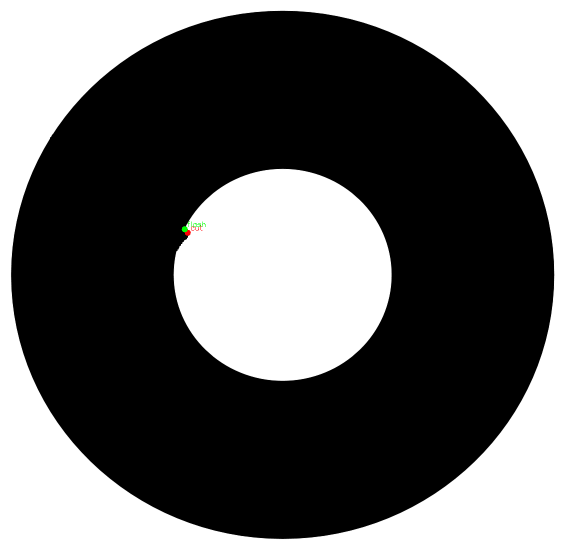
#> input picture output_defect1.png, 1130 x 1100 px (shown at 1/2 size); its folder holds only this picture in this run
$ python detect_ring_defects.py
#> lines starting #> are read from the running program, lines starting #| are printed output that depends on the picture; after the words box and inside, x2 and y2 are one past the last pixel; in counts of white or black regions, pixels touching at a corner belong together
# detect_ring_defects_threshold.py
import cv2
import numpy as np
import glob, os, math
from scipy.signal import savgol_filter

def mad(a):
    a = np.asarray(a)
    return np.median(np.abs(a - np.median(a))) if a.size else 0.0

def radial_profiles(mask, center, n_angles=720, max_r=None):
    h, w = mask.shape
    if max_r is None:
        max_r = int(math.hypot(w, h)) // 2 + 10
    cx, cy = center
    thetas = np.linspace(0, 2 * math.pi, n_angles, endpoint=False)
    r_in = np.zeros(n_angles, dtype=float)
    r_out = np.zeros(n_angles, dtype=float)
    for i, th in enumerate(thetas):
        r_first = None
        r_last = None
        for r in range(0, max_r):
            x = int(round(cx + r * math.cos(th)))
            y = int(round(cy + r * math.sin(th)))
            if x < 0 or y < 0 or x >= w or y >= h:
                break
            val = 1 if mask[y, x] > 0 else 0
            if val == 1 and r_first is None:
                r_first = r
            if val == 1:
                r_last = r
        r_in[i] = np.nan if r_first is None else r_first
        r_out[i] = np.nan if r_last is None else r_last
    return thetas, r_in, r_out

def merge_runs(bool_arr, min_len=4):
    n = len(bool_arr)
    runs = []
    extended = np.concatenate([bool_arr, bool_arr])
    i = 0
    while i < len(extended):
        if extended[i]:
            start = i
            while i < len(extended) and extended[i]:
                i += 1
            end = i
            if end - start >= min_len:
                s = start % n
                e = (end - 1) % n
                runs.append((s, e))
        else:
            i += 1
    cleaned = []
    for (s, e) in runs:
        if s <= e:
            length = e - s + 1
            cleaned.append((s, e, length))
        else:
            length = (n - s) + (e + 1)
            cleaned.append((s, e, length))
    return cleaned

def detect_defects_from_profiles(thetas, r_in, r_out, k=4, min_deg_span=1.0):
    n = len(thetas)

    def fillnan(a):
        a = np.array(a, dtype=float)
        mask = np.isnan(a)
        if mask.all():
            return a
        x = np.arange(n)
        a[mask] = np.interp(x[mask], x[~mask], a[~mask])
        return a

    r_in_f = fillnan(r_in)
    r_out_f = fillnan(r_out)

    win = 21 if n >= 21 else (n // 2 * 2 + 1)
    if win < 5:
        win = 5
    try:
        r_in_hat = savgol_filter(r_in_f, win, 2)
        r_out_hat = savgol_filter(r_out_f, win, 2)
    except Exception:
        r_in_hat = r_in_f
        r_out_hat = r_out_f

    e_out = r_out_f - r_out_hat
    e_in = r_in_hat - r_in_f  # positive if inward defect (cut)

    tau_out = k * mad(e_out[~np.isnan(e_out)])
    tau_in = k * mad(e_in[~np.isnan(e_in)])

    mask_out = (np.abs(e_out) > tau_out) & (~np.isnan(e_out))
    mask_in = (np.abs(e_in) > tau_in) & (~np.isnan(e_in))

    samples_per_deg = n / 360.0
    min_len = max(2, int(np.ceil(min_deg_span * samples_per_deg)))
    runs_out = merge_runs(mask_out, min_len=min_len)
    runs_in = merge_runs(mask_in, min_len=min_len)

    defects = []
    # Outer edge defects
    for (s, e, l) in runs_out:
        idxs = [(s + i) % n for i in range(l)]
        vals = e_out[idxs]
        idx = idxs[int(np.argmax(np.abs(vals)))]
        defect_type = "flash" if e_out[idx] > 0 else "cut"
        defects.append({'edge': 'outer', 'peak_idx': idx, 'depth': float(vals.max()), 'type': defect_type})
    # Inner edge defects
    for (s, e, l) in runs_in:
        idxs = [(s + i) % n for i in range(l)]
        vals = e_in[idxs]
        idx = idxs[int(np.argmax(np.abs(vals)))]
        defect_type = "cut" if e_in[idx] > 0 else "flash"
        defects.append({'edge': 'inner', 'peak_idx': idx, 'depth': float(vals.max()), 'type': defect_type})

    return defects, r_in_hat, r_out_hat

def annotate_and_save(img, center, thetas, r_in, r_out, defects, outpath):
    out = img.copy()
    for d in defects:
        idx = d['peak_idx']
        theta = thetas[idx]
        r = r_out[idx] if d['edge'] == 'outer' else r_in[idx]
        if np.isnan(r):
            continue
        x = int(round(center[0] + r * math.cos(theta)))
        y = int(round(center[1] + r * math.sin(theta)))

        if d['type'] == 'flash':
            color = (0, 255, 0)  # Green for flash
        else:
            color = (0, 0, 255)  # Red for cut

        cv2.circle(out, (x, y), 6, color, -1)
        cv2.putText(out, d['type'], (x + 5, y - 5),
                    cv2.FONT_HERSHEY_SIMPLEX, 0.5, color, 1)

    cv2.imwrite(outpath, out)
    return out


def process_file(fpath):
#> called with fpath = 'output_defect1.png'
    img = cv2.imread(fpath)
#> img is the input picture: shape (1100, 1130, 3); mean B, G, R 99.8, 99.8, 99.8
    gray = cv2.cvtColor(img, cv2.COLOR_BGR2GRAY)
    blur = cv2.GaussianBlur(gray, (5, 5), 0)
    _, bin_inv = cv2.threshold(blur, 0, 255, cv2.THRESH_BINARY_INV + cv2.THRESH_OTSU)
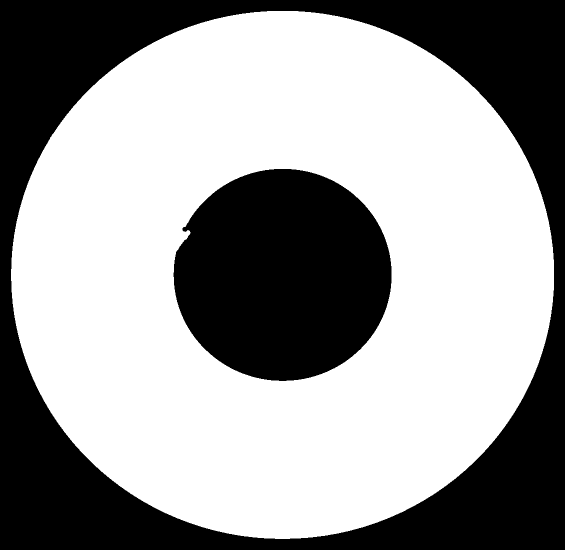
#> bin_inv: shape (1100, 1130) (shown at 1/2 size); 60.8% white; 2 black regions, box (x1, y1, x2, y2) and area: (0, 0, 1130, 1100) 341882, (347, 338, 783, 762) 144760

    mask = bin_inv.copy()

    M = cv2.moments(mask)
#> M = moments, m00 192871290, centre m10/m00, m01/m00 = (564.8, 549.2)
    if M['m00'] == 0:
        cx = mask.shape[1] // 2
        cy = mask.shape[0] // 2
    else:
        cx = M['m10'] / M['m00']
#> cx = 564.8
        cy = M['m01'] / M['m00']
#> cy = 549.2

    thetas, r_in, r_out = radial_profiles(mask, (cx, cy), n_angles=720)
#> after the loop in radial_profiles, `for i, th in enumerate(thetas):`: r_in = 720 values, max 220 at index 411, min 203 at index 407, mean 215.1; r_out = 720 values, max 543 at index 4, min 527 at index 165, mean 535.1
#> thetas = 720 values from 0 to 6.27
    defects, r_in_hat, r_out_hat = detect_defects_from_profiles(thetas, r_in, r_out, k=4, min_deg_span=1.0)
#> in detect_defects_from_profiles, `n = len(thetas)`: n = 720
#> in fillnan, `a = np.array(a, dtype=float)`: a has the same summary as r_in in radial_profiles
#> in detect_defects_from_profiles, `r_in_f = fillnan(r_in)`: r_in_f has the same summary as r_in in radial_profiles
#> in detect_defects_from_profiles, `r_out_f = fillnan(r_out)`: r_out_f has the same summary as r_out in radial_profiles
#> in detect_defects_from_profiles, `win = 21 if n >= 21 else (n // 2 * 2 + 1)`: win = 21
#> in detect_defects_from_profiles, `r_in_hat = savgol_filter(r_in_f, win, 2)`: r_in_hat = 720 values, max 218.6 at index 12, min 204 at index 403, mean 215.1
#> in detect_defects_from_profiles, `r_out_hat = savgol_filter(r_out_f, win, 2)`: r_out_hat = 720 values, max 542.6 at index 10, min 527.1 at index 539, mean 535.1
#> in detect_defects_from_profiles, `e_out = r_out_f - r_out_hat`: e_out = 720 values, max 0.992 at index 312, min -0.9 at index 165, mean 0.000716
#> in detect_defects_from_profiles, `e_in = r_in_hat - r_in_f`: e_in = 720 values, max 5.47 at index 409, min -8.52 at index 411, mean -0.000575
#> in mad, `a = np.asarray(a)`: a has the same summary as e_out in detect_defects_from_profiles
#> in detect_defects_from_profiles, `tau_out = k * mad(e_out[~np.isnan(e_out)])`: tau_out = 1.12
#> in detect_defects_from_profiles, `tau_in = k * mad(e_in[~np.isnan(e_in)])`: tau_in = 1.24
#> in detect_defects_from_profiles, `samples_per_deg = n / 360.0`: samples_per_deg = 2
#> in merge_runs, `n = len(bool_arr)`: n = 720
#> after the loop in merge_runs, `while i < len(extended):`: i = 1440; runs = []
#> the loop in merge_runs (call 2), `for (s, e) in runs:` made 2 passes
#> (s, e, length) on passes 1 to 2: (407, 414, 8), (407, 414, 8)
#> in detect_defects_from_profiles, `runs_in = merge_runs(mask_in, min_len=min_len)`: runs_in = [(407, 414, 8), (407, 414, 8)]
#> after the loop in detect_defects_from_profiles, `for (s, e, l) in runs_out:`: defects = []
#> the loop in detect_defects_from_profiles, `for (s, e, l) in runs_in:` made 2 passes
#> (s, e, l, idxs, vals, idx, defect_type) on passes 1 to 2: (407, 414, 8, [407, 408, 409, 410, 411, 412, 413, 414], [2.91, 4.15, 5.47, 4.98, -8.52, -6.13, -2.79, -1.62], 411, 'flash'), (407, 414, 8, [407, 408, 409, 410, 411, 412, 413, 414], [2.91, 4.15, 5.47, 4.98, -8.52, -6.13, -2.79, -1.62], 411, 'flash')
#> after the loop in detect_defects_from_profiles, `for (s, e, l) in runs_in:`: defects = 2 items
#> defects = 2 items

    outname = "output_" + os.path.basename(fpath)
    annotate_and_save(img, (cx, cy), thetas, r_in, r_out, defects, outname)
#> the loop in annotate_and_save, `for d in defects:` made 2 passes
#> (idx, theta, r, x, y, color) on passes 1 to 2: (411, 3.59, 220, 366, 454, (0, 255, 0)), (411, 3.59, 220, 366, 454, (0, 255, 0))
#> after the loop in annotate_and_save, `for d in defects:`: out: shape (1100, 1130, 3); 0.01% of pixels changed, all inside (x1, y1, x2, y2) = (360, 439, 408, 460)

    return defects, outname

if __name__ == "__main__":
    pngs = sorted(glob.glob("*.png"))
    if not pngs:
        print("No PNG images found in current folder.")
    for p in pngs:
        defects, outimg = process_file(p)
#> defects = 2 items; outimg = 'output_output_defect1.png'
        print("==", p, "==")
        if not defects:
            print("  No defects detected")
        else:
            for d in defects:
                idx = d['peak_idx']
                deg = (idx * 360.0 / 720) % 360
                typ = "flash" if d['edge'] == 'outer' else "cut"
                print(f"  - {typ} at {deg:.1f}° depth {d['depth']:.1f}")
#> this loop made 2 passes
#> (idx, deg, typ) on passes 1 to 2: (411, 205.5, 'cut'), (411, 205.5, 'cut')
#|   - cut at 205.5° depth 5.5
#|   - cut at 205.5° depth 5.5
        print("Annotated saved to:", outimg)
#| Annotated saved to: output_output_defect1.png
